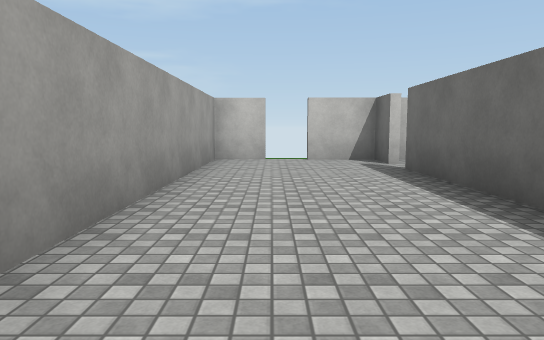
View 1 (above)

12 first-person views from a walk through a 3-D level made in the Unity game engine. The camera is 1.3 m above the floor, tilts 6° down and sees 70° across. The floor is counted in squares, 2 m on a side. Each view is taken from the middle of a square. On the plan, view 1 faces up. The plan holds only what a view shows up to about 11 squares ahead; the rest is blank. The place goes on beyond the plan. Surface patterns are stand-ins for the level's own textures.

View 2
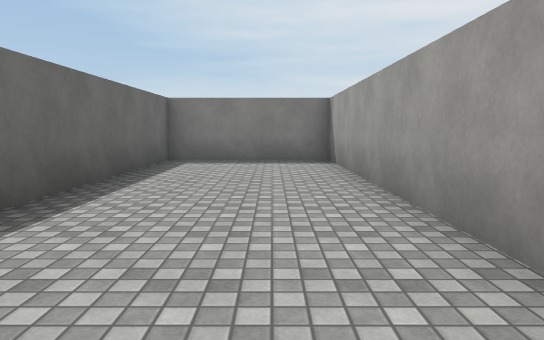

View 3
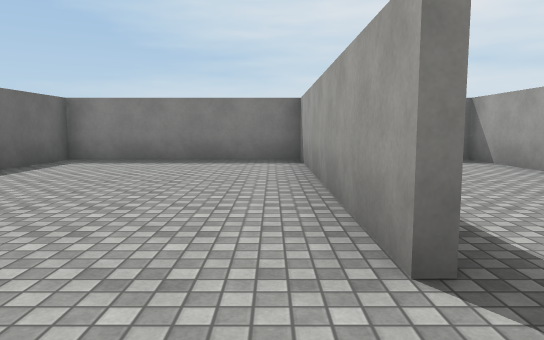

View 4
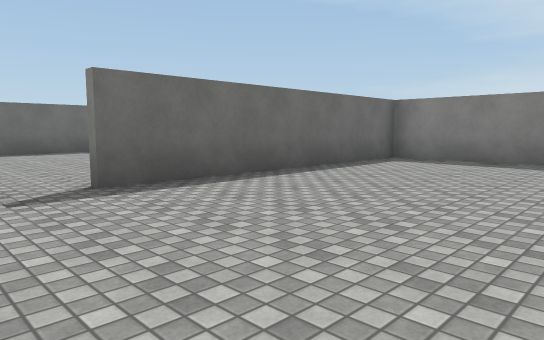

View 5
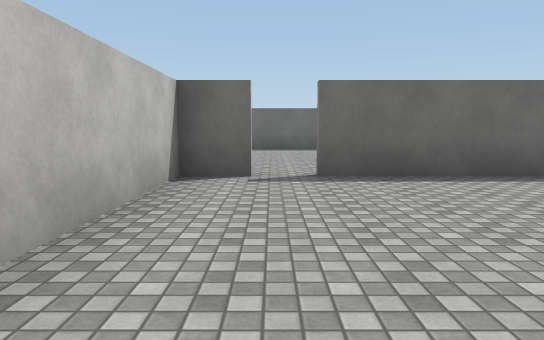

View 6
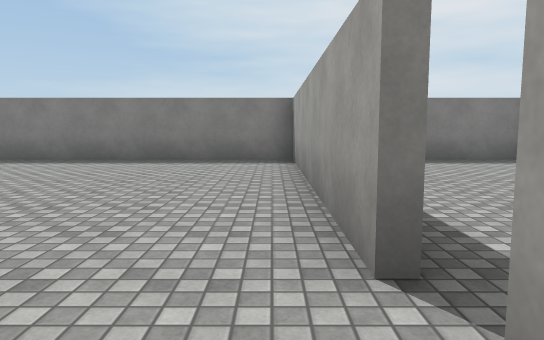

View 7
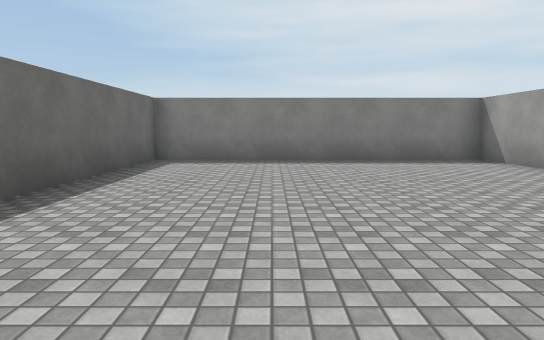

View 8
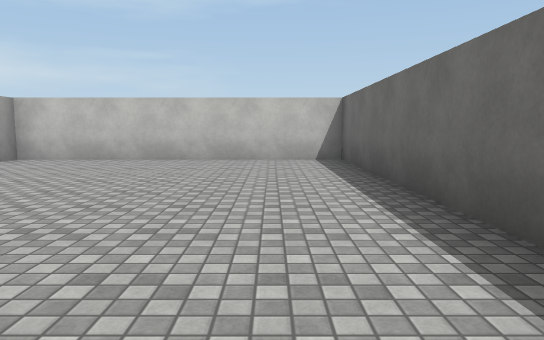

View 9
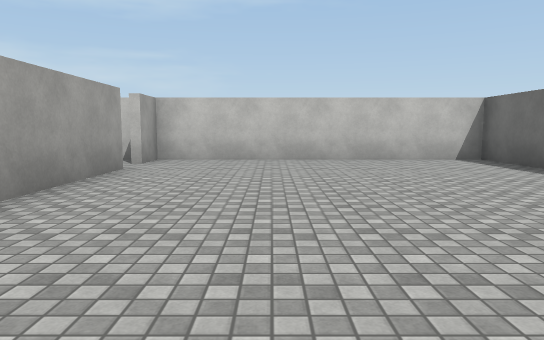

View 10
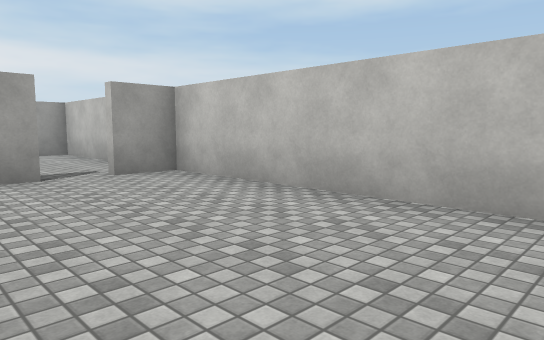

View 11
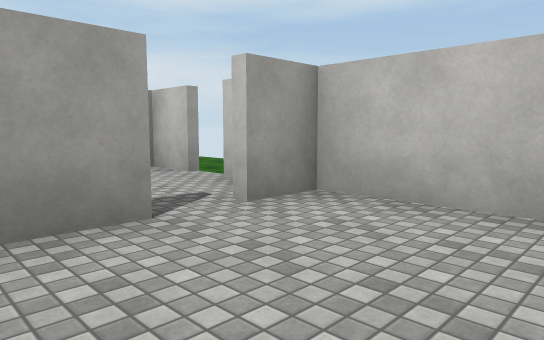

View 12
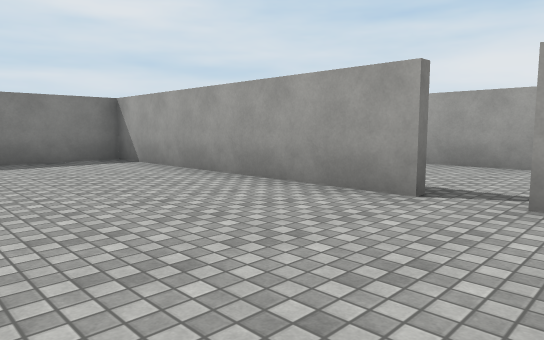

### Floor plan
Ten units are one square. View 1 is at (0, 0); x grows to the right and y downward. Boxes are objects, and circles mark ways between rooms. Rooms are numbered by the first view taken in them; rooms with no view inside come last. Other rooms are left out.
<svg viewBox="-17 -95 167 103">
<path fill="none" stroke="#000" d="M22 -72 22 -83 8 -83M-12 -84 -12 3 22 3 22 -64M24 -64 24 3 73 3 73 -64M73 -72 73 -83 24 -83 24 -72M76 -64 76 3 145 3 145 -83 76 -83 76 -72"/>
<circle cx="20" cy="-70" r="3" fill="#2a7"/>
<circle cx="70" cy="-70" r="3" fill="#2a7"/>
<text x="0" y="-50">1</text>
<text x="50" y="-40">2</text>
<text x="110" y="-40">3</text>
</svg>
Room 1 opens to room 2. Room 2 opens to room 3.

Where each view was taken, in squares from view 1:
view 1: 0 up, 0 right, facing up
view 2: 8 up, 0 right, facing down
view 3: 8 up, 3 right, facing down
view 4: 8 up, 3 right, facing down-right
view 5: 7 up, 2 right, facing right
view 6: 8 up, 8 right, facing down
view 7: 8 up, 12 right, facing down
view 8: 0 up, 13 right, facing up
view 9: 0 up, 10 right, facing up
view 10: 5 up, 13 right, facing up-left
view 11: 5 up, 5 right, facing up-left
view 12: 8 up, 6 right, facing down-left
